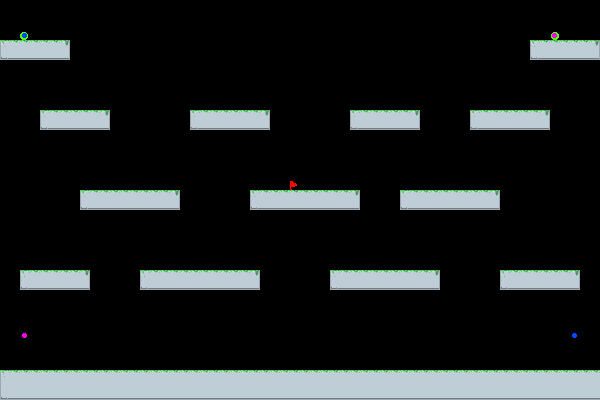

This game map was drawn from its Tiled (.tmx) file and the tilesets committed beside it. A one-line description and the trimmed map source follow:
An orthogonal 60x40 tile map with 10x10 px tiles, 2 tile layers (middleground, spawn), 1 hidden layer not drawn.

<map version="1.0" orientation="orthogonal" renderorder="right-down" width="60" height="40" tilewidth="10" tileheight="10" nextobjectid="1">
 <tileset firstgid="1" name="tileset" tilewidth="10" tileheight="10" tilecount="2601" columns="51">
  <image source="../tileset.png" width="512" height="512" />
  <terraintypes>
   <terrain name="rock" tile="-1" />
  </terraintypes>
  <tile id="1" terrain=",,,0" />
  <tile id="2" terrain=",,0,0" />
  <tile id="3" terrain=",,0," />
  <tile id="52" terrain=",0,,0" />
  <tile id="53" terrain="0,0,0,0" />
  <tile id="54" terrain="0,,0," />
  <tile id="103" terrain=",0,," />
  <tile id="104" terrain="0,0,," />
  <tile id="105" terrain="0,,," />
  <tile id="154" terrain="0,0,0," />
  <tile id="155" terrain="0,0,,0" />
  <tile id="205" terrain="0,,0,0" />
  <tile id="206" terrain=",0,0,0" />
 </tileset>
 <layer name="middleground" width="60" height="40">
  <data>[2400 cells, 406 non-empty, 8 distinct tile ids]</data>
 </layer>
 <layer name="collision" width="60" height="40" visible="0">
  <data>[2400 cells, 406 non-empty, 8 distinct tile ids]</data>
 </layer>
 <layer name="spawn" width="60" height="40">
  <data>[2400 cells, 5 non-empty, 5 distinct tile ids]</data>
 </layer>
</map>